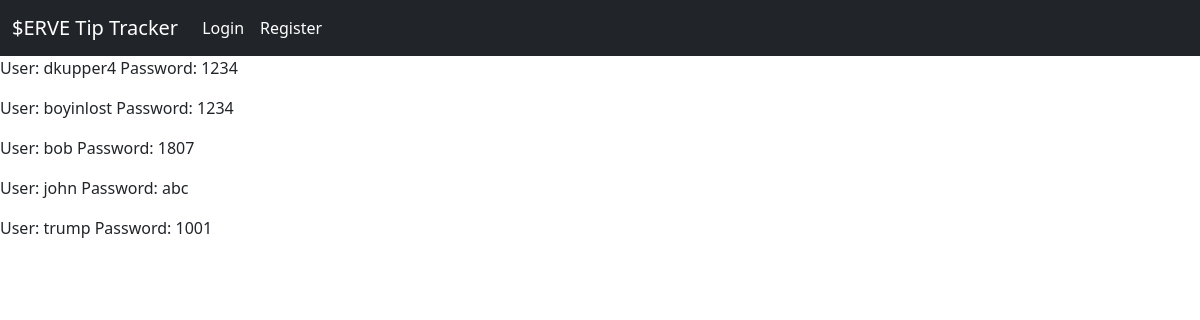
The page /admin on the database as committed earlier.
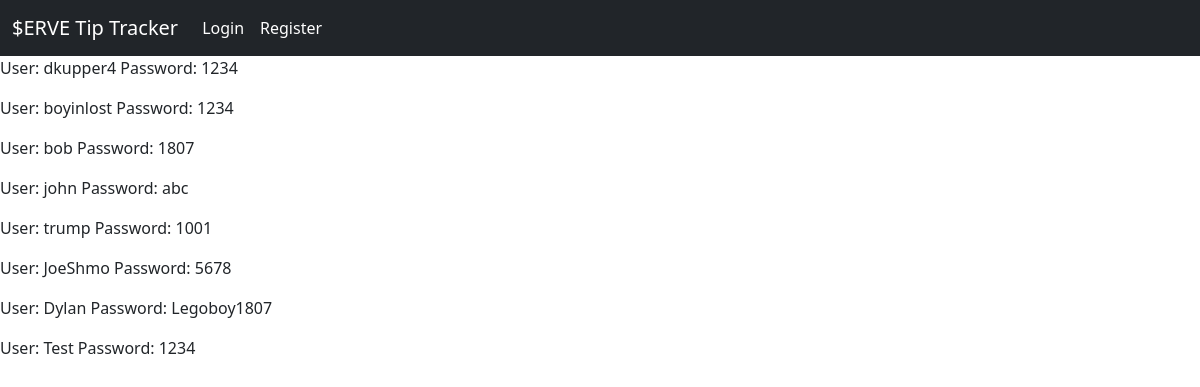
The same page on the database as committed later.
### app.py (models this page shows)
class User(db.Model, UserMixin):
    id = db.Column(db.Integer, primary_key=True)
    username = db.Column(db.String(100), unique = True, nullable = False)
    password = db.Column(db.String(100), nullable = False)

### app.py (the view)
@app.route("/admin")
def view():
    return render_template('admin.html', values=User.query.all())

### templates/admin.html
{% extends "base.html" %}
{% block content %}
    {% for item in values %}
        <p>User: {{item.username}} Password: {{item.password}}</p>
    {% endfor %}
{% endblock %}

Rows that differ between the two databases and show on the page:
added User: username "JoeShmo", password "5678"
added User: username "Dylan", password "Legoboy1807"
added User: username "Test", password "1234"
